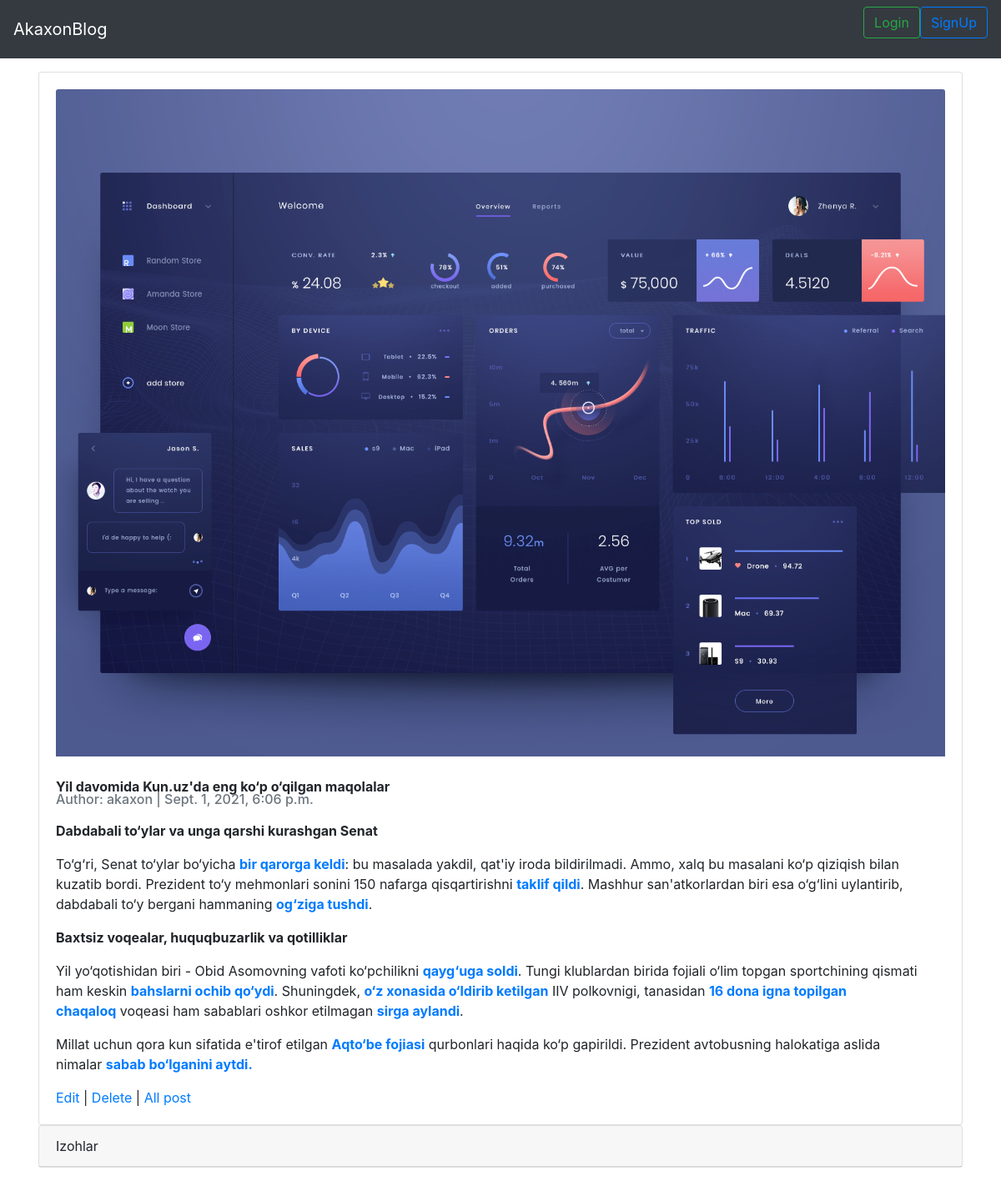
Page /articles/5/ on the earlier database version.
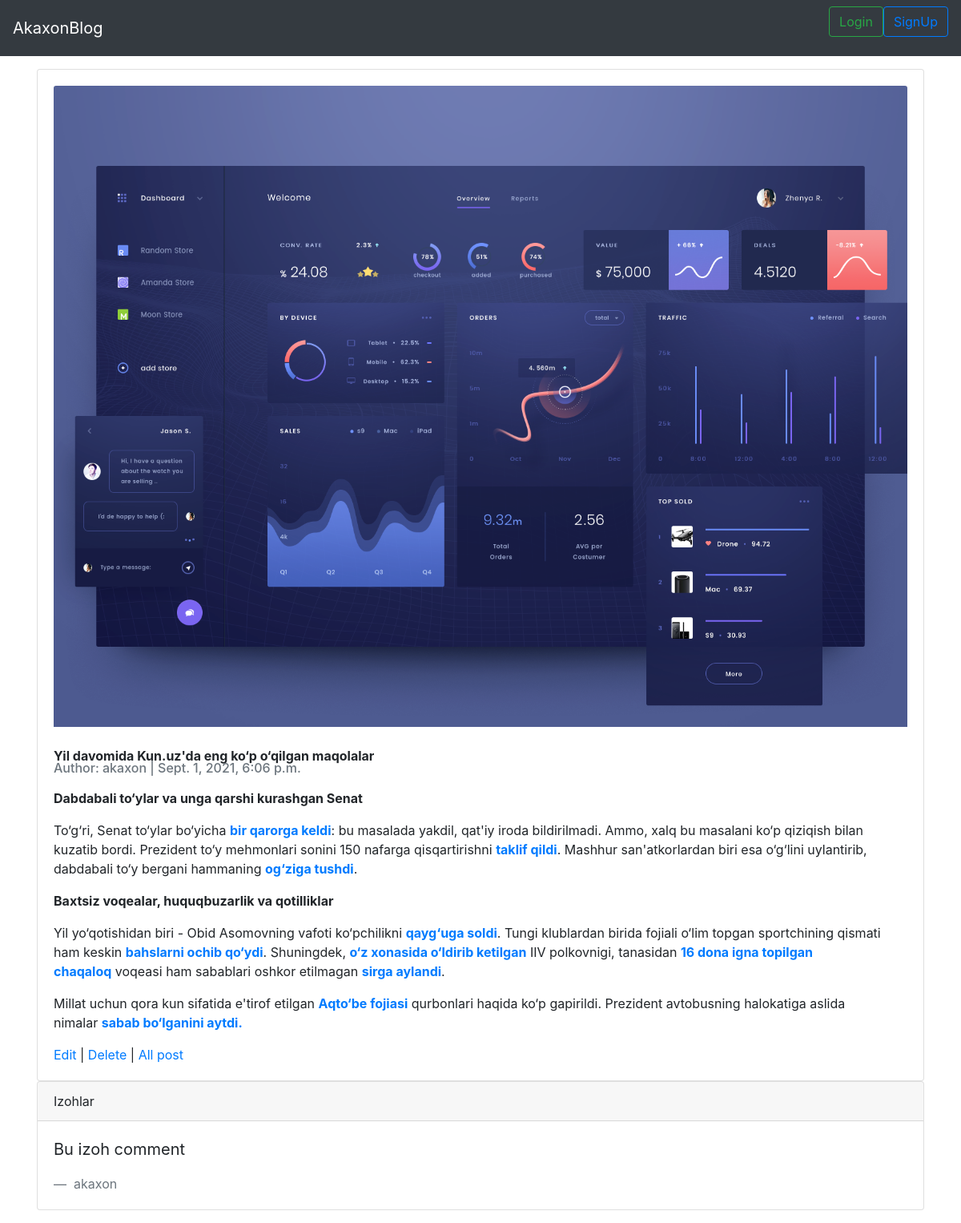
Same page on the later database version.
### articles/models.py (models this page shows, shortened)
class Comment(models.Model):
    article = models.ForeignKey(
        Article, on_delete=models.CASCADE, related_name='comments')
    comment = models.CharField(max_length=200)
    author = models.ForeignKey(
        get_user_model(),
        on_delete=models.CASCADE,
    )
    def __str__(self):
        return self.comment

### accounts/models.py (models this page shows)
class CustomUser(AbstractUser):
    age = models.PositiveIntegerField(null=True, blank=True)

### articles/views.py (the view)
# urls.py: path('<int:pk>/', ArticleDetailView.as_view(), name="article_detail"),
class ArticleDetailView(DetailView):
    model = Article
    template_name = 'article_detail.html'

### templates/article_detail.html (shortened to what this page needs)
{% extends 'base.html' %}
{% block content%}
<div class="container p-3">
  <div class="card">
    <div class="card-body">
      {% if object.photo %}
        <img class="card-img-top" src="{{object.photo.url}}" alt="{{object.title}}">
      {% endif %}
      <br><br>
      <b class="card-title">{{object.title}}</b>
      <br>
      <h6 class="card-subtitle mb-2 text-muted">
        Author: {{object.author}} | {{object.date}}
      </h6>
      <p class="card-text">
        {{object.body|safe}}
      </p>
      <a href="{% url 'article_edit' article.pk %}">Edit</a> |
      <a href="{% url 'article_delete' article.pk %}">Delete</a> |
      <a href="{% url 'article_list' %}">All post</a>
    </div>
  </div>
  <div class="card">
    <div class="card-header">
      Izohlar
    </div>
    {% for comment in article.comments.all %}
      <div class="card-body">
        <blockquote class="blockquote mb-0">
          <p>{{ comment }}</p>
          <footer class="blockquote-footer">
            {{comment.author}}
          </footer>
        </blockquote>
      </div>
    {% endfor %}
  </div>
</div>
{% endblock content %}

Differences in the rows shown:
added Comment: comment "Bu izoh comment", author "akaxon"
